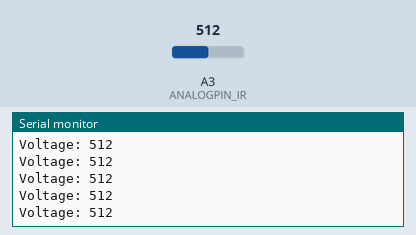
A sketch run on a simulated Arduino Uno, built with avr-gcc and run on an emulated ATmega328P. Shown: the last lines printed to the serial monitor. The inputs (shaded band) are chosen by the test bench; at power-on: A3 (ANALOGPIN_IR) = 512.

Above: at 8.7 s.
8.8 s: A3 (ANALOGPIN_IR) set to 988
At 9.9 s:
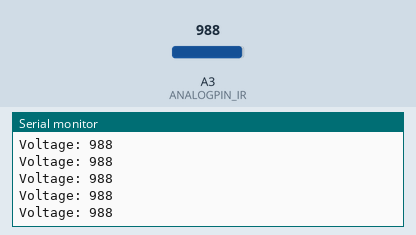
10.3 s: A3 (ANALOGPIN_IR) set to 1012
At 11.0 s:
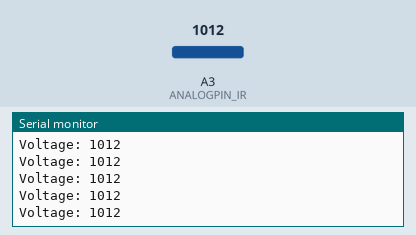
Timing chart, 0 to 13.3 s (numbered marks = the images above; inputs shaded):
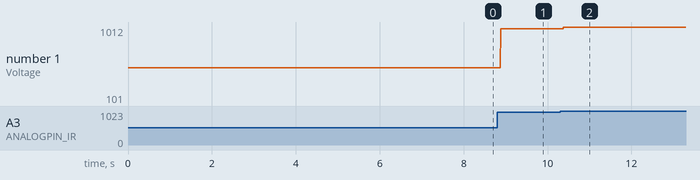

The sketch:

irsensor.ino
```cpp
#define ANALOGPIN_IR 3     // potentiometer wiper (middle terminal) connected to analog pin 3
                       // outside leads to ground and +5V
int val = 0;           // variable to store the value read

void setup()
{
  Serial.begin(9600);          //  setup serial
}

void loop()
{
  val = analogRead(ANALOGPIN_IR);    // read the input pin
  Serial.print("Voltage: ");
  Serial.println(val);             // debug value
}
```

Measured:
- after the input at 8.8 s, the serial monitor: prints a new line after 0.08 s (image 1)
- after the input at 10.3 s, the serial monitor: prints a new line after 0.08 s (image 2)
- plotted number 1: 512 → 988 after the input at 8.8 s, 988 → 101 after the input at 10.3 s
